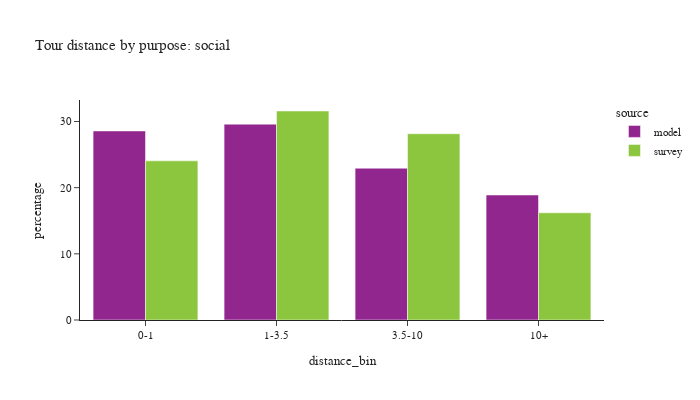

Here is the notebook cell this chart was saved with:
### Code cell
plot_bins(tour, tour['pdpurp'] == 7, 'social')

### Figure 1 — Plotly figure (JSON) as saved in the notebook; plotly's stock layout.template omitted (floating-point values rounded to 4 significant figures)
{"data": [{"alignmentgroup": "True", "customdata": [[557783], [577830], [447759], [368699]], "hovertemplate": "source=model<br>distance_bin=%{x}<br>percentage=%{y}<br>sample count=%{customdata[0]}<extra></extra>", "legendgroup": "model", "marker": {"color": "#91268F", "pattern": {"shape": ""}}, "name": "model", "offsetgroup": "model", "orientation": "v", "showlegend": true, "textposition": "auto", "type": "bar", "x": ["0-1", "1-3.5", "3.5-10", "10+"], "xaxis": "x", "y": [28.57, 29.6, 22.94, 18.89], "yaxis": "y"}, {"alignmentgroup": "True", "customdata": [[1054], [974], [708], [410]], "hovertemplate": "source=survey<br>distance_bin=%{x}<br>percentage=%{y}<br>sample count=%{customdata[0]}<extra></extra>", "legendgroup": "survey", "marker": {"color": "#8CC63E", "pattern": {"shape": ""}}, "name": "survey", "offsetgroup": "survey", "orientation": "v", "showlegend": true, "textposition": "auto", "type": "bar", "x": ["0-1", "1-3.5", "3.5-10", "10+"], "xaxis": "x", "y": [24.06, 31.59, 28.15, 16.2], "yaxis": "y"}], "layout": {"barmode": "group", "font": {"size": 11}, "height": 400, "legend": {"title": {"text": "source"}, "tracegroupgap": 0}, "title": {"text": "Tour distance by purpose: social"}, "width": 700, "xaxis": {"anchor": "y", "domain": [0.0, 1.0], "title": {"text": "distance_bin"}}, "yaxis": {"anchor": "x", "domain": [0.0, 1.0], "title": {"text": "percentage"}}}}
